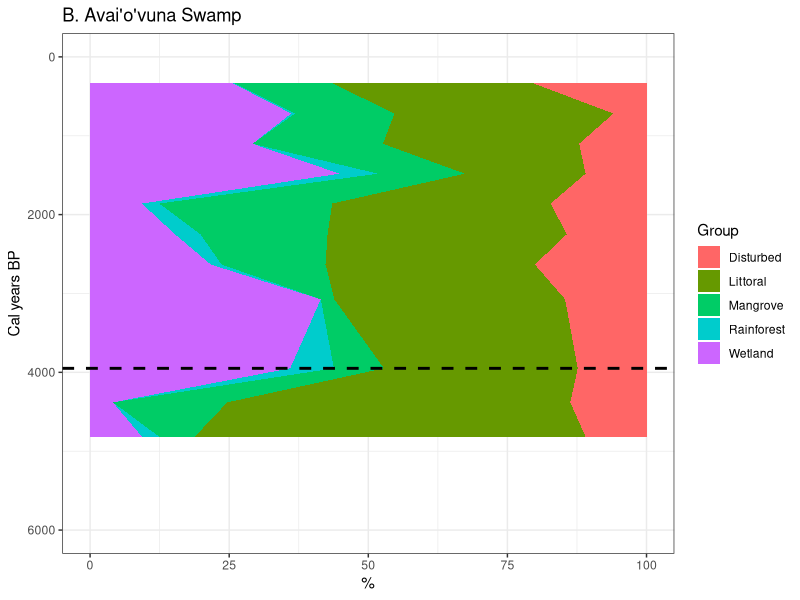
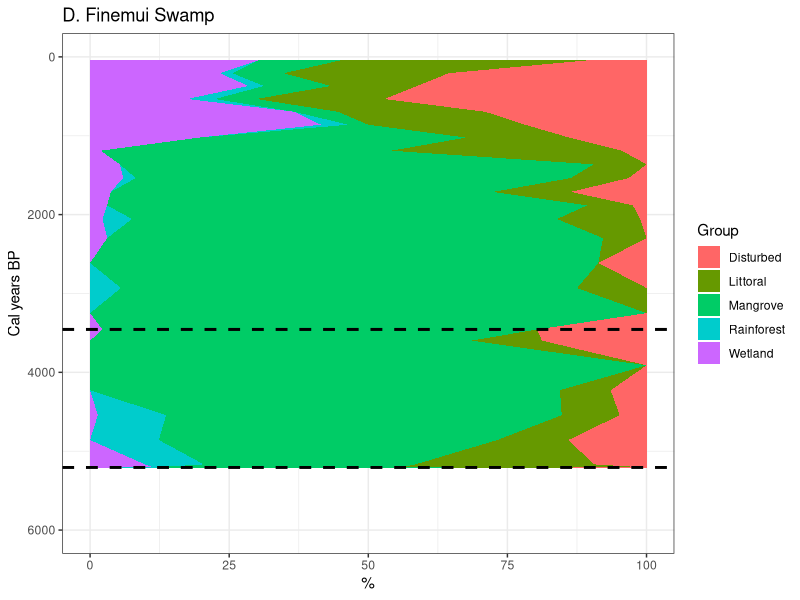
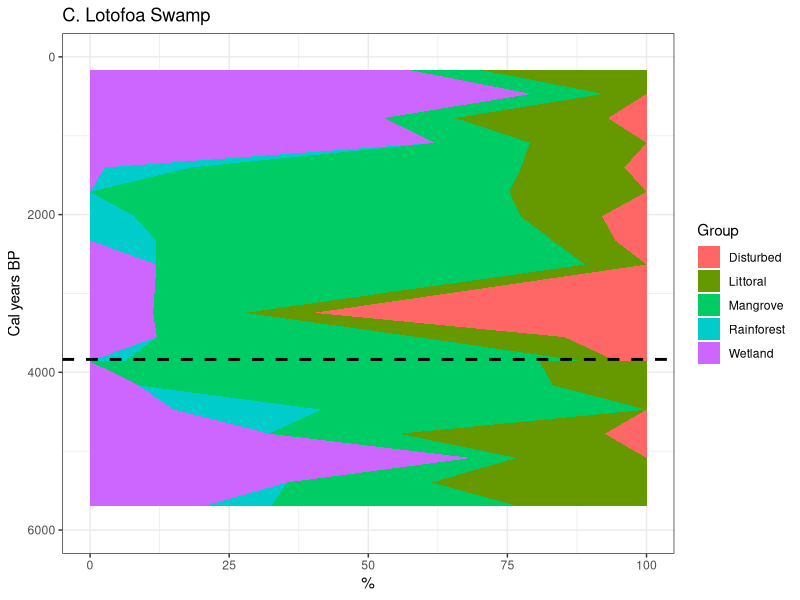
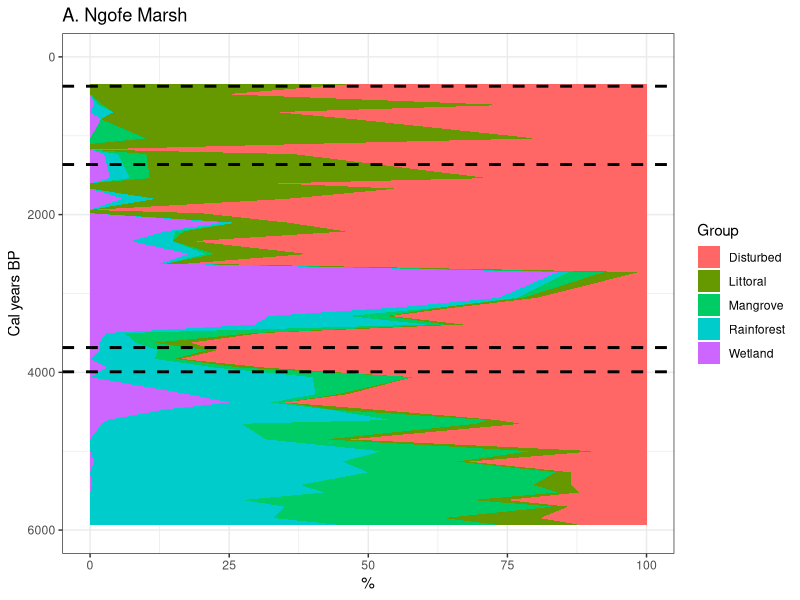
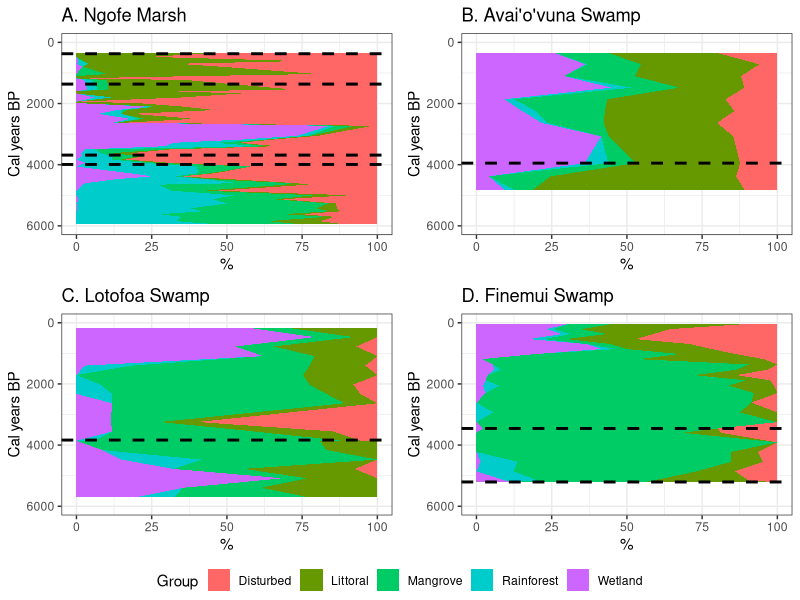

Write the R code that produced these figures, in order.
library(dplyr)
library(ggplot2)
library(ggpubr)
library(tidyr)

spec_group<-read.csv("spec_group.csv")
spec_group<-spec_group[-c(5)]
spec_group[,1:5]<- spec_group[,1:5] / rowSums(spec_group[,1:5]) * 100

names(spec_group)[1]<-"Disturbed"
names(spec_group)[2]<-"Littoral"
names(spec_group)[3]<-"Mangrove"
names(spec_group)[4]<-"Rainforest"
names(spec_group)[5]<-"Wetland"

avai_groups<- spec_group[spec_group$Site == "Avaiovuna Swamp", ]
fine_groups<- spec_group[spec_group$Site == "Finemui Swamp", ]
loto_groups<- spec_group[spec_group$Site == "Lotofoa Swamp", ]
ngof_groups<- spec_group[spec_group$Site == "Ngofe Marsh", ]

#Avai'o'vuna
avai_long <- gather(avai_groups, Group, Percentage, "Disturbed":"Wetland", factor_key=TRUE)

avai_bar<-ggplot(avai_long, aes(fill=Group, y=Percentage, x=Cal_yrs_BP, width=100)) + 
  geom_area(position="stack", stat="identity") +
  ggtitle("B. Avai'o'vuna Swamp") +
  xlab("Cal years BP") +
  ylab("%") +
  scale_fill_manual(values = c("#ff6666","#669900","#00cc66","#00cccc", "#cc66ff")) +
  xlim(6000, 0) +
  coord_flip() +
  theme_bw() +
  geom_vline(xintercept=c(3949), linetype="dashed", 
             color = "black", size=1)
avai_bar

#Finemui
fine_long <- gather(fine_groups, Group, Percentage, "Disturbed":"Wetland", factor_key=TRUE)

fine_bar<-ggplot(fine_long, aes(fill=Group, y=Percentage, x=Cal_yrs_BP, width=100)) + 
  geom_area(position="stack", stat="identity") +
  ggtitle("D. Finemui Swamp") +
  xlab("Cal years BP") +
  ylab("%") +
  scale_fill_manual(values = c("#ff6666","#669900", "#00cc66","#00cccc", "#cc66ff")) +
  xlim(6000, 0) +
  coord_flip() +
  theme_bw() +
  geom_vline(xintercept=c(3456,5206), linetype="dashed", 
             color = "black", size=1)
fine_bar

#Lotofoa
loto_groups <-loto_groups[order(loto_groups$Cal_yrs_BP),]

#the year 3859BP appears twice because of a slump in the age-depth model, here I changed it by a year each way
loto_groups$Cal_yrs_BP<-c(166,469,776,1090,1402,1710,2020,2328,2633,3245,3553,3858,3860,4164,4473,4778,5086,5396,5701,6007,6311,6614,6920,7226)

loto_long <- gather(loto_groups, Group, Percentage, "Disturbed":"Wetland", factor_key=TRUE)

loto_bar<-ggplot(loto_long, aes(fill=Group, y=Percentage, x=Cal_yrs_BP, width=100)) + 
  geom_area(position="stack", stat="identity") +
  ggtitle("C. Lotofoa Swamp") +
  xlab("Cal years BP") +
  ylab("%") +
  scale_fill_manual(values = c("#ff6666","#669900","#00cc66", "#00cccc", "#cc66ff")) +
  xlim(6000, 0) +
  coord_flip() +
  theme_bw() +
  geom_vline(xintercept=3836, linetype="dashed", 
             color = "black", size=1)
loto_bar

#Ngofe
ngof_long <- gather(ngof_groups, Group, Percentage, "Disturbed":"Wetland", factor_key=TRUE)

ngof_bar<-ggplot(ngof_long, aes(fill=Group, y=Percentage, x=Cal_yrs_BP, width=100)) + 
  geom_area(position="stack", stat="identity") +
  ggtitle("A. Ngofe Marsh") +
  xlab("Cal years BP") +
  ylab("%") +
  scale_fill_manual(values = c("#ff6666","#669900","#00cc66","#00cccc", "#cc66ff")) +
  xlim(6000, 0) +
  coord_flip() +
  theme_bw() +
  geom_vline(xintercept=c(372,1365,3686,3993), linetype="dashed", 
             color = "black", size=1)
ngof_bar
#T1B removed 5854 cal years BP

plot_bar<-ggarrange(ngof_bar, avai_bar, loto_bar, fine_bar,
                    common.legend = TRUE, legend = "bottom")

annotate_figure(plot_bar, top = text_grob)

